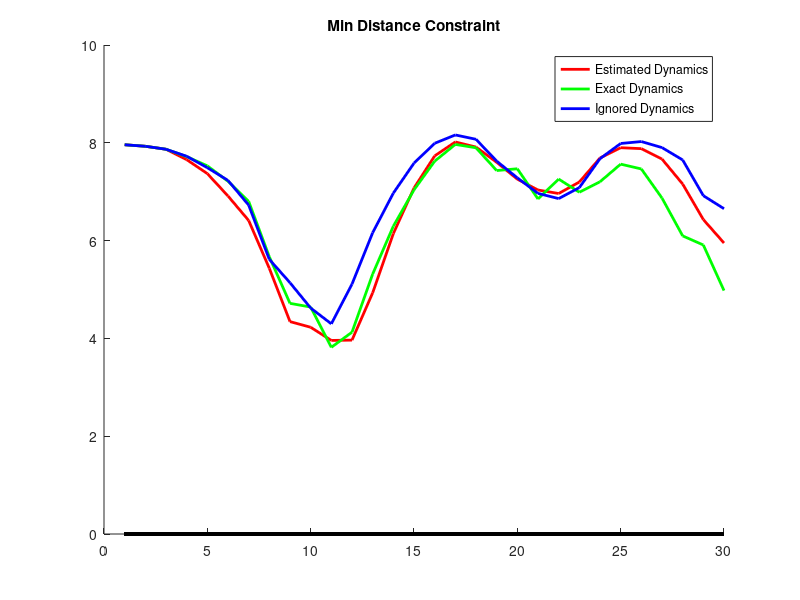
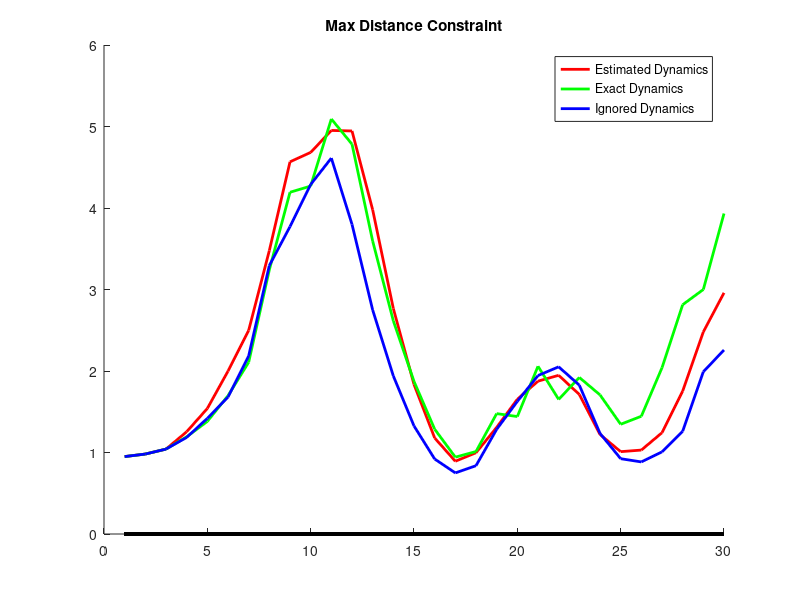
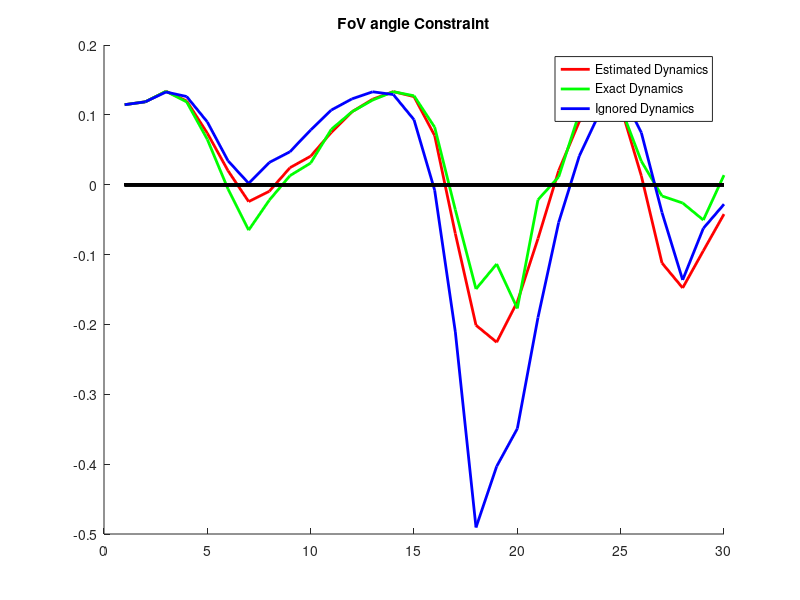
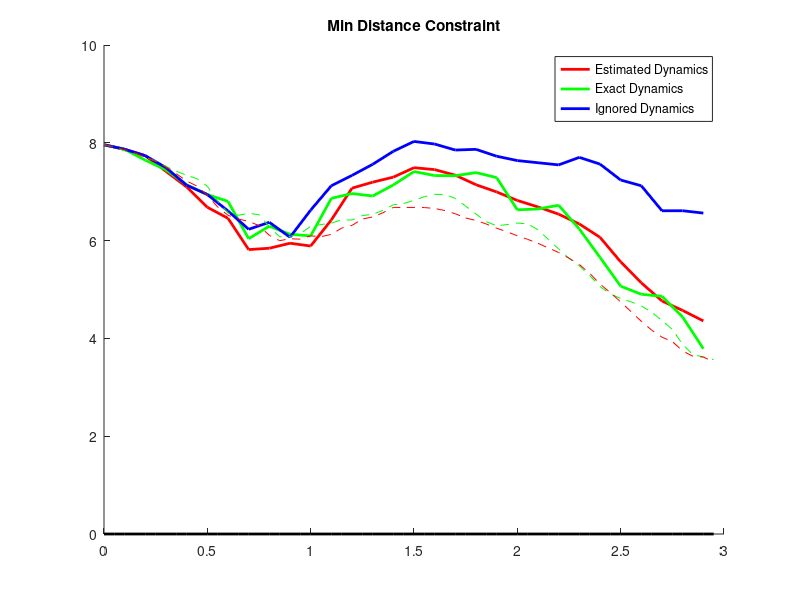

The MATLAB source for these figures, in order:
clear all
close all

%% Without QP

h1_estimated = [7.96, 7.928974937158787, 7.868129280531116, 7.655373201494912, 7.369917002630942, 6.911685329961395, 6.411385565542018, 5.432061249075838, 4.343388281856221, 4.227811789853362, 3.958467797899236, 3.964811720057444, 4.932077981526811, 6.143192692550748, 7.075105178116824, 7.731774795733765, 8.017317873522279, 7.912990894256381, 7.601602479928328, 7.256601845720597, 7.034551031409542, 6.9629220230278595, 7.198093631605397, 7.6887551022456755, 7.899615454959054, 7.880227962005977, 7.667125268490539, 7.156652115227087, 6.430127146659789, 5.950845654328981];

h2_estimated = [0.9500000000000001, 0.9810250628412128, 1.0418707194688837, 1.254626798505088, 1.540082997369058, 1.9983146700386045, 2.4986144344579824, 3.477938750924162, 4.566611718143779, 4.682188210146638, 4.951532202100764, 4.945188279942556, 3.9779220184731887, 2.7668073074492514, 1.8348948218831755, 1.178225204266235, 0.8926821264777208, 0.9970091057436191, 1.3083975200716722, 1.653398154279403, 1.8754489685904576, 1.947077976972141, 1.7119063683946025, 1.2212448977543244, 1.0103845450409459, 1.0297720379940232, 1.2428747315094615, 1.7533478847729131, 2.479872853340211, 2.9591543456710188];
h3_estimated = [0.1145552719064814, 0.11867858583135293, 0.13369547191126863, 0.1198910143765256, 0.07372710720441633, 0.020073194807898598, -0.024155271162470293, -0.00938676656621984, 0.024378989797997908, 0.04080850664325686, 0.0749176566224613, 0.10439982437398942, 0.12239509996081899, 0.13327484447774196, 0.1260918348835609, 0.0703391339642464, -0.07003819497868136, -0.2011731570503995, -0.22545932618162634, -0.16759647839035985, -0.07709644664421678, 0.02012857810237234, 0.09048628851583884, 0.13082928070439348, 0.1120392836734112, 0.012666023582187824, -0.11209282822415467, -0.14775197812382135, -0.0945722062032055, -0.04208298796539056];

h1_exact = [7.96, 7.928974937158787, 7.868129280531116, 7.717597393999766, 7.528624715683313, 7.213279244217083, 6.8027600501834655, 5.667929938089188, 4.716868843662674, 4.641018747397209, 3.817621276876608, 4.126907988674147, 5.315543967198879, 6.294710389518421, 7.037762261964792, 7.623815736906044, 7.9671682353317195, 7.898098806416474, 7.432687145550258, 7.468893952782617, 6.851740977510133, 7.258196211998655, 6.989007037364134, 7.203259313459162, 7.563627941108515, 7.465245279022634, 6.870050717263268, 6.096605825977445, 5.91001663169644, 4.977725439915396];
h2_exact = [0.9500000000000001, 0.9810250628412128, 1.0418707194688837, 1.192402606000234, 1.3813752843166864, 1.6967207557829167, 2.107239949816535, 3.242070061910813, 4.193131156337326, 4.268981252602791, 5.092378723123392, 4.783092011325853, 3.594456032801121, 2.6152896104815784, 1.872237738035208, 1.2861842630939557, 0.9428317646682808, 1.011901193583526, 1.4773128544497423, 1.4411060472173833, 2.058259022489867, 1.651803788001345, 1.9209929626358655, 1.7067406865408379, 1.3463720588914851, 1.4447547209773661, 2.0399492827367323, 2.813394174022555, 2.999983368303561, 3.932274560084604];
h3_exact = [0.1145552719064814, 0.11867858583135293, 0.1337686698965601, 0.11850699135531662, 0.06486371468514673, -0.006103202157041743, -0.06500126368353853, -0.0220268334583541, 0.013001859726174514, 0.031016785563363625, 0.07931932589487756, 0.10443418016804695, 0.12121362419535131, 0.13312683424119753, 0.12732609144145812, 0.08233508317394078, -0.03582760691357645, -0.14925389424531021, -0.11348134043392599, -0.17706933825608484, -0.021508656580258467, 0.011256500906791977, 0.10272241301508112, 0.13324794504078852, 0.11104760048380657, 0.0336407592423128, -0.016152036020045002, -0.026207180598900703, -0.05054243394721136, 0.013712896045537937];

h1_ = [7.96, 7.928974937158787, 7.868129280531116, 7.724884947608131, 7.490939726778092, 7.230496241584967, 6.72531358083781, 5.615766962139908, 5.1382878634608025, 4.621139283010106, 4.297615178023352, 5.110446640742894, 6.161229376161269, 6.971007314887444, 7.584184892362586, 7.9898791521296735, 8.16051234578284, 8.071832784637275, 7.625525818324803, 7.28286973609822, 6.965713619199972, 6.858736708423136, 7.083814944636519, 7.675161904670215, 7.985994700622543, 8.025601092190627, 7.902089867827105, 7.649540254077884, 6.918656264672232, 6.652636939978214];
h2_ = [0.9500000000000001, 0.9810250628412128, 1.0418707194688837, 1.1851150523918692, 1.419060273221908, 1.679503758415033, 2.1846864191621904, 3.294233037860092, 3.7717121365391977, 4.288860716989894, 4.612384821976648, 3.7995533592571062, 2.7487706238387313, 1.938992685112556, 1.325815107637414, 0.9201208478703263, 0.7494876542171608, 0.8381672153627249, 1.2844741816751968, 1.6271302639017793, 1.9442863808000277, 2.051263291576864, 1.8261850553634813, 1.2348380953297844, 0.9240052993774573, 0.8843989078093725, 1.0079101321728947, 1.2604597459221163, 1.9913437353277679, 2.257363060021786];
h3_ = [0.1145552719064814, 0.11867858583135293, 0.13271009438027803, 0.12624223068757812, 0.08979134522673149, 0.03427546191668718, 0.0019153575811744483, 0.03188754859715015, 0.0472075017309449, 0.07836530119036789, 0.10689464653972724, 0.12288059797847428, 0.13302039990620962, 0.12907633518177175, 0.09303270529458785, -0.007869086992316587, -0.21079922808715013, -0.4906382460466339, -0.4031948279410284, -0.34912896778032143, -0.18995372903695262, -0.053981213177130005, 0.04124549522792642, 0.1041787588290678, 0.13317848372961438, 0.0745597140219263, -0.03978196518582333, -0.13634256589477012, -0.062448228663016137, -0.02794390060485885];


hor = zeros(size(h1_estimated,2));

figure(1)
hold on
plot(h1_estimated,'r','LineWidth',2)
plot(h1_exact,'g','LineWidth',2)
plot(h1_,'b','LineWidth',2)
plot(hor,'k','LineWidth',2)
title('Min Distance Constraint')
legend('Estimated Dynamics','Exact Dynamics','Ignored Dynamics')

figure(2)
hold on
plot(h2_estimated,'r','LineWidth',2)
plot(h2_exact,'g','LineWidth',2)
plot(h2_,'b','LineWidth',2)
plot(hor,'k','LineWidth',2)
title('Max Distance Constraint')
legend('Estimated Dynamics','Exact Dynamics','Ignored Dynamics')

figure(3)
hold on
plot(h3_estimated,'r','LineWidth',2)
plot(h3_exact,'g','LineWidth',2)
plot(h3_,'b','LineWidth',2)
plot(hor,'k','LineWidth',2)
title('FoV angle Constraint')
legend('Estimated Dynamics','Exact Dynamics','Ignored Dynamics')

%% With QP

h1_cbf_estimated = [7.96, 7.867452435482232, 7.736096204785168, 7.4152042135651275, 7.096043699315495, 6.68190833591046, 6.456107074487672, 5.816061878257788, 5.8438627217941415, 5.946471889807519, 5.8892593362264725, 6.4224703898123625, 7.072417895492977, 7.195010231727898, 7.29767017036938, 7.49075164335994, 7.451613252646013, 7.337729968925288, 7.142647301213001, 6.994956230434113, 6.821287790321943, 6.688003973953682, 6.540423177503632, 6.340083376250121, 6.067752565406526, 5.564891552300461, 5.135903294297691, 4.764663115479099, 4.571359779140643, 4.357521466137821];
h1_cbf_ignored = [7.96, 7.867452435482232, 7.736096204785168, 7.4922349831401505, 7.132092462018105, 6.943032409213984, 6.60624239319106, 6.23141194064606, 6.374111312336493, 6.0694664791244275, 6.623436014134254, 7.121875545642144, 7.333779485189635, 7.559656341226393, 7.826606550453847, 8.027831016446548, 7.974744398021139, 7.851779823940659, 7.866547668310277, 7.725153860491474, 7.636689363146255, 7.592136917053281, 7.548382528318983, 7.701935015590482, 7.564531313294308, 7.239038731899408, 7.1207295395568355, 6.6099047999325276, 6.6106917875531614, 6.562608943737823];
h1_cbf_exact = [7.96, 7.867452235723172, 7.643741721298306, 7.446963556582806, 7.140408433137482, 6.943303111550456, 6.801688971289188, 6.039135057360549, 6.29525012389721, 6.129797943137916, 6.096273029681605, 6.864296098801034, 6.961816058656522, 6.911847274576819, 7.13705835542944, 7.4123462510905025, 7.329577227017571, 7.327384540222267, 7.3905555984215, 7.288202343314774, 6.629012927345792, 6.646628837287073, 6.722851506642733, 6.236340053018756, 5.657642294354274, 5.067828044473517, 4.902478320332835, 4.860204619595876, 4.436106209402911, 3.789051571882191];

h2_cbf_estimated = [0.9500000000000001, 1.0425475645177678, 1.1739037952148315, 1.4947957864348727, 1.8139563006845048, 2.22809166408954, 2.4538929255123283, 3.093938121742212, 3.0661372782058587, 2.963528110192481, 3.0207406637735277, 2.487529610187638, 1.8375821045070222, 1.714989768272102, 1.6123298296306199, 1.4192483566400602, 1.4583867473539873, 1.5722700310747124, 1.7673526987869987, 1.915043769565887, 2.0887122096780573, 2.221996026046318, 2.369576822496368, 2.56991662374988, 2.8422474345934745, 3.345108447699539, 3.7740967057023096, 4.145336884520901, 4.338640220859357, 4.552478533862179];
h2_cbf_ignored = [0.9500000000000001, 1.0425475645177678, 1.1739037952148315, 1.4177650168598492, 1.777907537981895, 1.9669675907860162, 2.30375760680894, 2.67858805935394, 2.5358886876635074, 2.840533520875572, 2.2865639858657465, 1.7881244543578558, 1.576220514810365, 1.350343658773607, 1.0833934495461528, 0.8821689835534516, 0.935255601978861, 1.0582201760593404, 1.0434523316897228, 1.184846139508526, 1.2733106368537452, 1.3178630829467184, 1.3616174716810165, 1.2080649844095177, 1.345468686705692, 1.670961268100592, 1.7892704604431642, 2.300095200067473, 2.299308212446839, 2.347391056262177];
h2_cbf_exact = [0.9500000000000001, 1.042547764276828, 1.2662582787016943, 1.4630364434171943, 1.7695915668625177, 1.9666968884495433, 2.1083110287108116, 2.870864942639451, 2.61474987610279, 2.780202056862084, 2.813726970318395, 2.0457039011989653, 1.9481839413434783, 1.998152725423181, 1.7729416445705595, 1.4976537489094977, 1.5804227729824285, 1.5826154597777327, 1.5194444015785005, 1.6217976566852261, 2.2809870726542085, 2.2633711627129274, 2.1871484933572676, 2.6736599469812443, 3.252357705645726, 3.842171955526483, 4.007521679667165, 4.049795380404124, 4.4738937905970895, 5.120948428117809];

h3_cbf_estimated = [0.1145552719064814, 0.11960876110729923, 0.13375354096960135, 0.1219061092073187, 0.09264341235611129, 0.05062409815706925, 0.011434966059039486, 0.010589437557628978, -0.005264893564054796, 0.002851874981108393, 0.047313412575530234, 0.07881716844067366, 0.10940674493157554, 0.13246904034174833, 0.1287647399367179, 0.107078434237175, 0.07451034913795729, 0.03112649812727375, 0.00502606113565629, -0.0006539696799129358, 0.02743590031644849, 0.07282585668740715, 0.1151387234105894, 0.13376835476365845, 0.1233707481598193, 0.10019252596452421, 0.08071882997898405, 0.06528800528604062, 0.0568894334443264, 0.06823256401639821];
h3_cbf_ignored = [0.1145552719064814, 0.11960876110729923, 0.13283756446228423, 0.12768939105248334, 0.10677718094579702, 0.07054365019022646, 0.05532983567365213, 0.05611335680333973, 0.0532060588426122, 0.07892578260191507, 0.09368755391090366, 0.11611234769278944, 0.13290422131723323, 0.12844986473211695, 0.10341881286161902, 0.037202021805433305, -0.03248542851342362, -0.09767884704025331, -0.21900527778633383, -0.24194720367286637, -0.19728829067605602, -0.07928835618748942, 0.047754817980362296, 0.11853350507771543, 0.1298850471639903, 0.104682208742785, 0.07182183455481905, 0.0658630200747623, 0.05898823349525828, 0.06845628075907362];
h3_cbf_exact = [0.1145552719064814, 0.12423133240959872, 0.13396109381515686, 0.11836975957051954, 0.0871392134278337, 0.03179004042253908, -0.021901409290950524, -0.007221994699355916, -0.04090379194165039, -0.008648756552020909, 0.04020195771605395, 0.06382262889974732, 0.11108001391678501, 0.13243239980036536, 0.13066090957565024, 0.11390383460046527, 0.0896304713360192, 0.05158949971239646, 0.008986929960761003, 2.587146288812736e-05, 0.05762497788547638, 0.08437963835086937, 0.11577791557887962, 0.13377164869609193, 0.12604097665160074, 0.10819273210461167, 0.08893138091901076, 0.06921000840201308, 0.06841924300832436, 0.08548523921950957];

h1_cbf_exact_05 = [7.96, 7.913022132569695, 7.8355881034214665, 7.768478144940769, 7.70204313505646, 7.628486635312421, 7.515355137669911, 7.4183754738255026, 7.334381816313564, 7.265667510015575, 7.111229225704239, 6.808179218828485, 6.565549927377367, 6.518264947229303, 6.556842981967947, 6.530888255224195, 6.282212346720074, 6.077385991673985, 6.086987376382831, 6.1420970849282925, 6.2925032293922065, 6.328543699633425, 6.356896618255401, 6.424215830718728, 6.4215091958400405, 6.512064612424673, 6.536992332217192, 6.618390600390388, 6.7326498221957145, 6.757825556971163, 6.823797351481442, 6.897202740128066, 6.946883679049703, 6.942342370133813, 6.863465866707509, 6.7058869458748855, 6.542805770562229, 6.385846083169085, 6.303054127747146, 6.3277828268065015, 6.359300267768694, 6.341975340932819, 6.221623849433778, 6.024593467240204, 5.828484674809641, 5.63822388560618, 5.483316714182805, 5.286662167445951, 5.060723471148295, 4.909043869751391, 4.816174917981776, 4.747451301292888, 4.66339439097631, 4.535748642518782, 4.364834093515159, 4.184602607271759, 3.8747457897038915, 3.6668506764659927, 3.622722216677757, 3.565744819821221];
h1_cbf_estimated_05 = [7.96, 7.913022132569694, 7.860026032323302, 7.794681749865956, 7.6996736115514866, 7.624148192688769, 7.503552112918381, 7.366559164403871, 7.218799298165769, 7.114532313283476, 6.924558826347699, 6.688813642748068, 6.517914231786153, 6.442328504793674, 6.392501898143237, 6.307116665131311, 6.106941578956217, 5.998631937760855, 6.037340243126077, 6.029970119223498, 6.096634619688363, 6.0807281739243875, 6.127477615825218, 6.255632772134035, 6.311298803008203, 6.44067663538981, 6.484135154379077, 6.570082757732377, 6.679452270010947, 6.6769232514487, 6.679081618020829, 6.676002291625451, 6.656626165608154, 6.614403356819373, 6.548720722731412, 6.463027055911784, 6.411263352793322, 6.339363500131249, 6.253111233929952, 6.180728371997235, 6.0991487468949925, 6.02574543925348, 5.944259010484627, 5.85019610496353, 5.757284598391333, 5.640322518075388, 5.510317657475081, 5.331603942040685, 5.111450853780848, 4.937171097853918, 4.747202978343005, 4.547416310520384, 4.349461895855534, 4.169092393376361, 4.024635841458107, 3.935249469021529, 3.7432251965703056, 3.6329767725343975, 3.6192308350532967, 3.516566052618707];

h2_cbf_exact_05 = [0.9500000000000001, 0.996977867430305, 1.0744118965785332, 1.1415218550592316, 1.2079568649435397, 1.2815133646875791, 1.3946448623300898, 1.4916245261744971, 1.575618183686436, 1.6443324899844252, 1.7987707742957604, 2.1018207811715155, 2.3444500726226334, 2.3917350527706973, 2.353157018032054, 2.3791117447758054, 2.6277876532799262, 2.8326140083260154, 2.8230126236171684, 2.7679029150717076, 2.6174967706077936, 2.581456300366576, 2.553103381744599, 2.4857841692812723, 2.4884908041599596, 2.3979353875753264, 2.373007667782808, 2.2916093996096127, 2.1773501778042856, 2.152174443028837, 2.0862026485185576, 2.0127972598719346, 1.963116320950297, 1.9676576298661865, 2.0465341332924907, 2.2041130541251146, 2.367194229437771, 2.5241539168309157, 2.606945872252855, 2.5822171731934986, 2.550699732231307, 2.5680246590671816, 2.688376150566223, 2.885406532759796, 3.08151532519036, 3.2717761143938193, 3.4266832858171954, 3.623337832554049, 3.849276528851705, 4.000956130248609, 4.093825082018224, 4.162548698707112, 4.24660560902369, 4.374251357481218, 4.545165906484841, 4.725397392728241, 5.035254210296109, 5.243149323534007, 5.287277783322243, 5.344255180178779];
h2_cbf_estimated_05 = [0.9500000000000001, 0.9969778674303066, 1.049973967676698, 1.115318250134044, 1.2103263884485134, 1.285851807311231, 1.4064478870816182, 1.5434408355961295, 1.6912007018342308, 1.795467686716524, 1.9854411736523014, 2.221186357251932, 2.392085768213847, 2.467671495206326, 2.5174981018567633, 2.6028833348686895, 2.803058421043783, 2.9113680622391453, 2.872659756873923, 2.880029880776502, 2.813365380311637, 2.8292718260756127, 2.782522384174782, 2.654367227865965, 2.5987011969917977, 2.4693233646101898, 2.425864845620923, 2.3399172422676235, 2.230547729989053, 2.2330767485513006, 2.230918381979171, 2.233997708374549, 2.2533738343918457, 2.295596643180627, 2.3612792772685878, 2.4469729440882158, 2.498736647206678, 2.570636499868751, 2.6568887660700478, 2.729271628002765, 2.8108512531050076, 2.8842545607465193, 2.965740989515373, 3.0598038950364708, 3.152715401608667, 3.2696774819246115, 3.3996823425249185, 3.5783960579593157, 3.7985491462191514, 3.972828902146082, 4.162797021656995, 4.362583689479616, 4.560538104144466, 4.740907606623639, 4.885364158541893, 4.974750530978471, 5.1667748034296945, 5.277023227465603, 5.2907691649467035, 5.393433947381293];

h3_cbf_exact_05 = [0.1145552719064814, 0.11983660323196355, 0.12741460967917118, 0.13292569555023714, 0.13339520238256308, 0.12673123239794193, 0.11518217647536899, 0.09893007459443859, 0.0760384213382459, 0.056852726441551815, 0.03961885571631274, 0.03183408783341446, 0.023557200781462062, 0.00782087231718731, -0.010100875770573392, -0.018251993123822863, -0.0015020195274246806, 0.017746298793366977, 0.031283958921663024, 0.04730855742018758, 0.06283301222492355, 0.08258609582935261, 0.10043994785305077, 0.11456632189232929, 0.12533047871062497, 0.1315812931454613, 0.13395300405273503, 0.13248177813845086, 0.12866508787878916, 0.12365910396457347, 0.11563678536299138, 0.10399551155100462, 0.08882028908106987, 0.07181239705786369, 0.056866362040667306, 0.048210985465628076, 0.044049892407046154, 0.04446253449848625, 0.047039010106067036, 0.05100140578095724, 0.060175322324720004, 0.07509948348386808, 0.09372193267667628, 0.11105033368711548, 0.12383554500952965, 0.13148745016559082, 0.13397459279422386, 0.13168237949710515, 0.12622674019088687, 0.12094265533383863, 0.11437359982393458, 0.10674406296370575, 0.09887908239068843, 0.09199383149355034, 0.08715698457167886, 0.08478766781098723, 0.08702258658691842, 0.09091052219020046, 0.09560729480500363, 0.10216147259041741];
h3_cbf_estimated_05 = [0.1145552719064814, 0.11721240129819066, 0.1238938287396375, 0.1315383301038553, 0.1338845100527618, 0.1287856569068211, 0.11756495346882534, 0.10283981730320557, 0.08338717201321, 0.06767103798166774, 0.05348225445880761, 0.04232456194963263, 0.030939711365594036, 0.017350476949598348, 0.005479200350670954, 0.0009735037399393187, 0.011415555452407578, 0.023520966478840277, 0.03477783186508043, 0.05211430602474121, 0.069112123223519, 0.08814836168691975, 0.10397912542741283, 0.11639453535189148, 0.12616198934328748, 0.13196643460711188, 0.13397456829670162, 0.13204334018596442, 0.12777314337939827, 0.12248958085726214, 0.11456644504240554, 0.1038830823399548, 0.09079485605115245, 0.07638081374587724, 0.0622962753084898, 0.05102346060273777, 0.04225187337242209, 0.039263859384582434, 0.04248865135816993, 0.05063812089650821, 0.06365698392771546, 0.0793281017609978, 0.09599472240052498, 0.11143030761102501, 0.12361104923130506, 0.13135578110764734, 0.13397445633960647, 0.1315978970710896, 0.12593778397384725, 0.12058587054740588, 0.11439655194193721, 0.10769098148323353, 0.10099583459989936, 0.09489267748309382, 0.08992914714181721, 0.08654346872983187, 0.08705599613032189, 0.08973476203993325, 0.09410426327139276, 0.10109065626822611];

hor = zeros(1,size(h1_cbf_estimated_05,2));

t = 0:0.1:(length(h1_cbf_estimated)*0.1-0.1);
t_05 = 0:0.05:(length(h1_cbf_estimated_05)*0.05-0.05);

figure(4)
hold on
plot(t,h1_cbf_estimated,'r','LineWidth',2)
plot(t,h1_cbf_exact,'g','LineWidth',2)
plot(t,h1_cbf_ignored,'b','LineWidth',2)
plot(t_05,h1_cbf_exact_05,'g--')
plot(t_05,h1_cbf_estimated_05,'r--')
plot(t_05,hor,'k','LineWidth',2)
title('Min Distance Constraint')
legend('Estimated Dynamics','Exact Dynamics','Ignored Dynamics')

figure(5)
hold on
plot(t,h2_cbf_estimated,'r','LineWidth',2)
plot(t,h2_cbf_exact,'g','LineWidth',2)
plot(t,h2_cbf_ignored,'b','LineWidth',2)
plot(t_05,h2_cbf_exact_05,'g--')
plot(t_05,h2_cbf_estimated_05,'r--')
plot(t_05,hor,'k','LineWidth',2)
title('Max Distance Constraint')
legend('Estimated Dynamics','Exact Dynamics','Ignored Dynamics')

figure(6)
hold on
plot(t,h3_cbf_estimated,'r','LineWidth',2)
plot(t,h3_cbf_exact,'g','LineWidth',2)
plot(t,h3_cbf_ignored,'b','LineWidth',2)
plot(t_05,h3_cbf_exact_05,'g--')
plot(t_05,h3_cbf_estimated_05,'r--')
plot(t_05,hor,'k','LineWidth',2)
legend('Estimated Dynamics','Exact Dynamics','Ignored Dynamics')
title('FoV angle Constraint')
